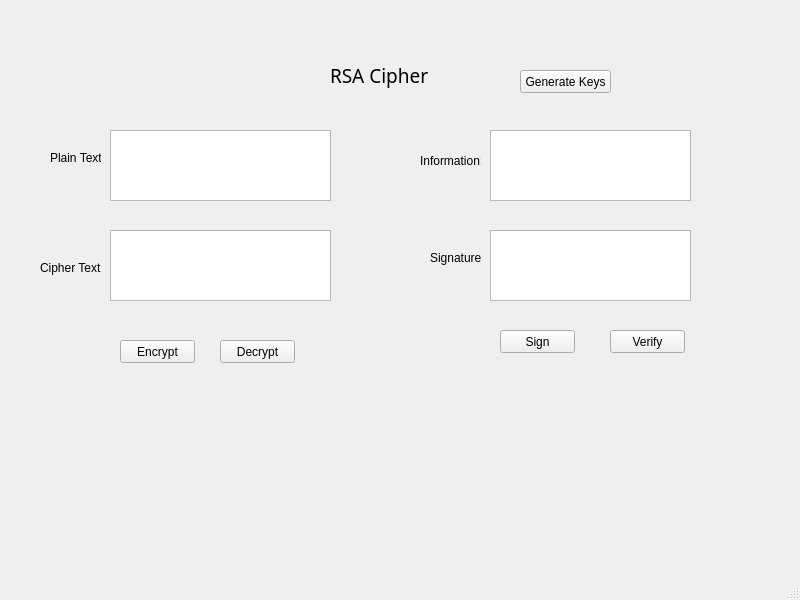
<?xml version="1.0" encoding="UTF-8"?>
<ui version="4.0">
 <class>MainWindow</class>
 <widget class="QMainWindow" name="MainWindow">
  <property name="geometry">
   <rect>
    <x>0</x>
    <y>0</y>
    <width>800</width>
    <height>600</height>
   </rect>
  </property>
  <property name="windowTitle">
   <string>MainWindow</string>
  </property>
  <widget class="QWidget" name="centralwidget">
   <widget class="QPlainTextEdit" name="txt_info">
    <property name="geometry">
     <rect>
      <x>490</x>
      <y>130</y>
      <width>201</width>
      <height>71</height>
     </rect>
    </property>
   </widget>
   <widget class="QPushButton" name="btn_decrypt">
    <property name="geometry">
     <rect>
      <x>220</x>
      <y>340</y>
      <width>75</width>
      <height>23</height>
     </rect>
    </property>
    <property name="text">
     <string>Decrypt</string>
    </property>
   </widget>
   <widget class="QPushButton" name="btn_encrypt">
    <property name="geometry">
     <rect>
      <x>120</x>
      <y>340</y>
      <width>75</width>
      <height>23</height>
     </rect>
    </property>
    <property name="text">
     <string>Encrypt</string>
    </property>
   </widget>
   <widget class="QLabel" name="label_2">
    <property name="geometry">
     <rect>
      <x>40</x>
      <y>260</y>
      <width>61</width>
      <height>16</height>
     </rect>
    </property>
    <property name="text">
     <string>Cipher Text:</string>
    </property>
   </widget>
   <widget class="QLabel" name="label_4">
    <property name="geometry">
     <rect>
      <x>420</x>
      <y>150</y>
      <width>61</width>
      <height>21</height>
     </rect>
    </property>
    <property name="text">
     <string>Information:</string>
    </property>
   </widget>
   <widget class="QPlainTextEdit" name="txt_plain_text">
    <property name="geometry">
     <rect>
      <x>110</x>
      <y>130</y>
      <width>221</width>
      <height>71</height>
     </rect>
    </property>
   </widget>
   <widget class="QPushButton" name="btn_sign">
    <property name="geometry">
     <rect>
      <x>500</x>
      <y>330</y>
      <width>75</width>
      <height>23</height>
     </rect>
    </property>
    <property name="text">
     <string>Sign</string>
    </property>
   </widget>
   <widget class="QPlainTextEdit" name="txt_sign">
    <property name="geometry">
     <rect>
      <x>490</x>
      <y>230</y>
      <width>201</width>
      <height>71</height>
     </rect>
    </property>
   </widget>
   <widget class="QPushButton" name="btn_gen_keys">
    <property name="geometry">
     <rect>
      <x>520</x>
      <y>70</y>
      <width>91</width>
      <height>23</height>
     </rect>
    </property>
    <property name="text">
     <string>Generate Keys</string>
    </property>
   </widget>
   <widget class="QPlainTextEdit" name="txt_cipher_text">
    <property name="geometry">
     <rect>
      <x>110</x>
      <y>230</y>
      <width>221</width>
      <height>71</height>
     </rect>
    </property>
   </widget>
   <widget class="QPushButton" name="btn_verify">
    <property name="geometry">
     <rect>
      <x>610</x>
      <y>330</y>
      <width>75</width>
      <height>23</height>
     </rect>
    </property>
    <property name="text">
     <string>Verify</string>
    </property>
   </widget>
   <widget class="QLabel" name="label_3">
    <property name="geometry">
     <rect>
      <x>330</x>
      <y>50</y>
      <width>121</width>
      <height>51</height>
     </rect>
    </property>
    <property name="font">
     <font>
      <family>MS Reference Sans Serif</family>
      <pointsize>14</pointsize>
     </font>
    </property>
    <property name="text">
     <string>RSA Cipher</string>
    </property>
   </widget>
   <widget class="QLabel" name="label_5">
    <property name="geometry">
     <rect>
      <x>430</x>
      <y>250</y>
      <width>51</width>
      <height>16</height>
     </rect>
    </property>
    <property name="text">
     <string>Signature:</string>
    </property>
   </widget>
   <widget class="QLabel" name="label">
    <property name="geometry">
     <rect>
      <x>50</x>
      <y>150</y>
      <width>51</width>
      <height>16</height>
     </rect>
    </property>
    <property name="text">
     <string>Plain Text:</string>
    </property>
   </widget>
  </widget>
  <widget class="QMenuBar" name="menubar">
   <property name="geometry">
    <rect>
     <x>0</x>
     <y>0</y>
     <width>800</width>
     <height>21</height>
    </rect>
   </property>
  </widget>
  <widget class="QStatusBar" name="statusbar"/>
 </widget>
 <resources/>
 <connections/>
</ui>
